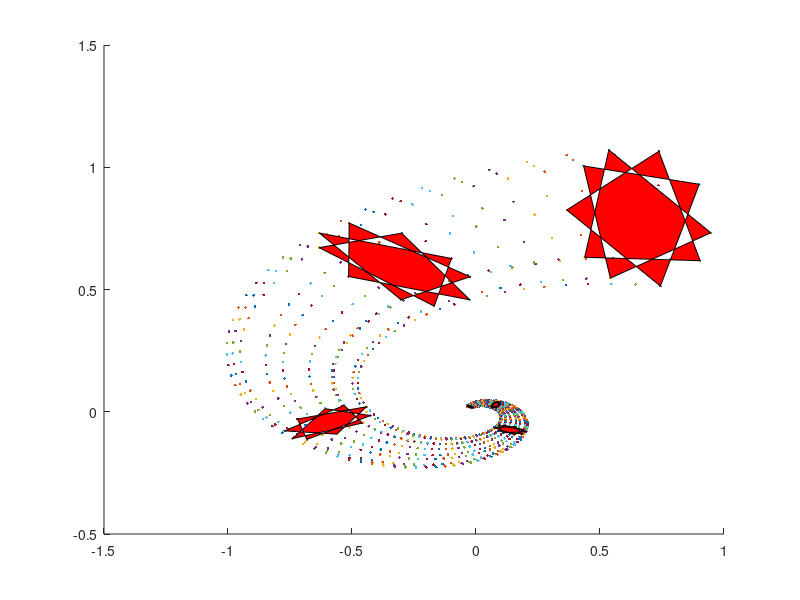

Write the MATLAB code that produced this figure.
A1=[-1 -4;1 -1];
A2=[1 -4;1 -1];
A3=[1 4;1 -2];

%A1:
tf = 2*pi/sqrt(3);
C=[0.8;0.8];
R=0.3;
theta = 1:10;
theta=theta*360;

I=1:100;
I=tf*I/100;

figure;
hold on;

G=[];
for t=theta
    y0=C+[R*cos(t);R*sin(t)];
    Y=[];
    for k=I
        Y=[Y expm(k*A1)*y0];
        plot(Y(1,end),Y(2,end));
    end;
    G=[G;Y];
end;


for bach=[1 10 30 60 80 100];
H=G(:,bach);
L=reshape(H,2,[]);
fill(L(1,:),L(2,:),'r');
end;
%plot(L(1,:)',L(2,:)','+')
pause;

C=[0.15;-0.6];
R=0.1;